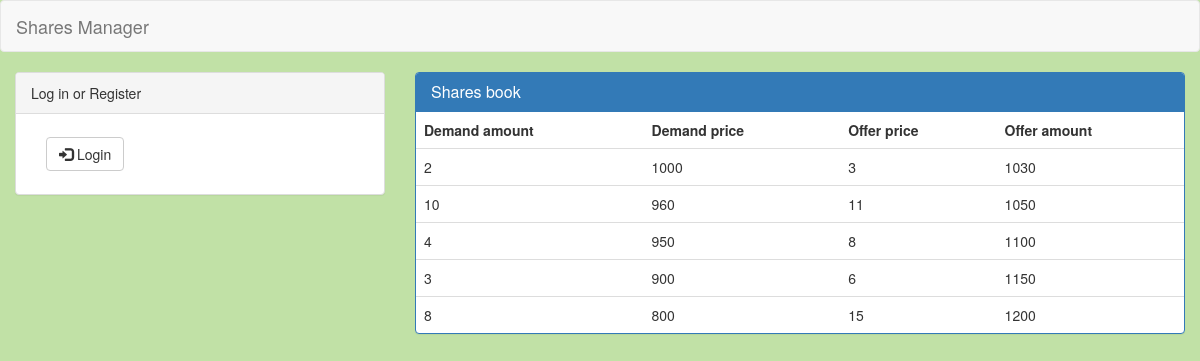
The page / on the database its author committed.
### tables this page shows
create table shares(	
    shares_type enum('demand', 'offer') not null,
    amount integer unsigned not null,
    price double unsigned not null,
	constraint shares_pk primary key (shares_type, price)
);

### functions.php (called while the page is built, shortened)
<?php
    function user_logged_in() {
        if (isset($_SESSION['231826_user'])) {
            return $_SESSION['231826_user'];
        } else {
            return false;
        }
    }
?>

### functions_database.php (called while the page is built, shortened)
<?php
    function connect_to_database() {
        $success = true;
        $connection = mysqli_connect(DB_HOST, DB_USER, DB_PASSWORD, DB_DATABASE);
        return $connection;
    }
    function get_shares($shares_type){
        $rows = Array();
        $connection = connect_to_database();
        if ($shares_type)
            if ( $shares_type == 'offer')
                $sql_statement = "select * from shares where shares_type = '$shares_type' and amount !=0 order by price";
            else
                $sql_statement = "select * from shares where shares_type = '$shares_type' and amount !=0 order by price desc";
        else
            $sql_statement = "select * from shares";
        try{
            if ( !($result = mysqli_query($connection, $sql_statement)) )
                throw new Exception("Problems while retrieving shares.");
        }catch (Exception $e){
            $success = false;
            $err_msg = $e->getMessage();
        }
        while ($row = mysqli_fetch_assoc($result))
            $rows[] = $row;
        return $rows;
    }
    function get_offer_shares(){
        return get_shares('offer');
    }
    function get_demand_shares(){
        return get_shares('demand');
    }
?>

### index.php (the view, shortened to what this page needs)
<?php
    include 'functions.php';
    include 'functions_database.php';
    if ( $username = user_logged_in() ){
        include 'auth_sessions.php';
        set_https();
    }
    else{
        unset_https();
    }
?>
<!DOCTYPE html>
<html lang="en">
<head>
    <link href="bootstrap/css/bootstrap.min.css" rel="stylesheet">
    <link href="shares_style.css" rel="stylesheet" type="text/css"/>
</head>
<body>
    <?php include 'navbar.php'; ?>
    <div class="col-lg-4" id="left-panel">
        <div class="panel panel-default">
            <div class="panel-heading">
                <?php if ($username){?>
                    Your Account
                <?php }else{?>
                    Log in or Register
                <?php }?>
            </div>
            <div class="panel-body">
                <?php
                    if ( !$username ) {
                ?>
                    <form method="get" action="auth_login.php" class="navbar-form navbar-left">
                        <a href="auth_login.php">
                            <button type="button" class="btn btn-default">
                                <span class="glyphicon glyphicon-log-in" aria-hidden="true"></span> Login
                            </button>
                        </a>
                    </form>
                <?php
                    }
                ?>
            </div>
        </div>
        </div>
    <div class="col-lg-8" id="right-panels">
        <div class="panel panel-primary">
            <div class="panel-heading">
                <h3 class="panel-title">Shares book</h3>
            </div>
            <table class="table">
                <tr>
                    <th>Demand amount</th>
                    <th>Demand price</th>
                    <th>Offer price</th>
                    <th>Offer amount</th>
                </tr>
                <?php
                $demand_shares = get_demand_shares();
                $demand_dimension = count($demand_shares);
                $offer_shares = get_offer_shares();
                $offer_dimension = count($offer_shares);
                for ($i = 0; $i < TABLE_ROWS; $i++){
                    echo "<tr>";
                    if ($i < $demand_dimension){
                        echo "<td>".$demand_shares[$i]['amount']."</td>";
                        echo "<td>".$demand_shares[$i]['price']."</td>";
                    }
                    else
                        echo "<td></td><td></td>";
                    if ($i < $offer_dimension){
                        echo "<td>".$offer_shares[$i]['amount']."</td>";
                        echo "<td>".$offer_shares[$i]['price']."</td>";
                    }
                    else
                        echo "<td></td><td></td>";
                    echo "</tr>";
                }
                ?>
            </table>
        </div>
    </div>
</body>
</html>

### navbar.php
<nav class="navbar navbar-default" id="navbar">
    <div class="container-fluid">
        <div class="navbar-header">
            <a class="navbar-brand" href="/2016_09_project">
                Shares Manager
            </a>
        </div>
    </div>
</nav>

### shares_style.css (style rules this page uses)
body { background-color: #c1e1a6; }

### rows shown on the page
shares: amount "2", price "1000"
shares: amount "3", price "1030"
shares: amount "10", price "960"
shares: amount "11", price "1050"
shares: amount "4", price "950"
shares: amount "8", price "1100"
shares: amount "3", price "900"
shares: amount "6", price "1150"
shares: amount "8", price "800"
shares: amount "15", price "1200"
